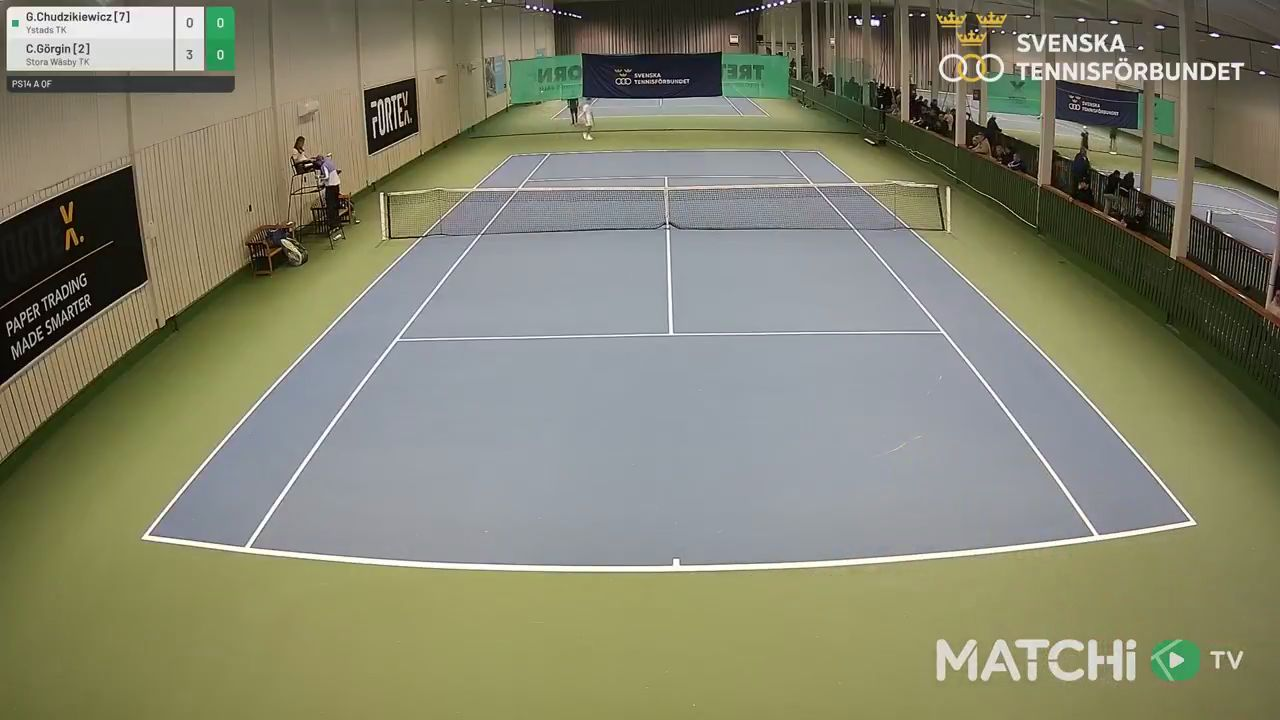
#> input picture ml_pipeline/fixtures_calib/indoor_matchi_0.jpg, 1280 x 720 px; its folder holds 4 pictures in this run
$ python bench_calib.py
#> lines starting #> are read from the running program, lines starting #| are printed output that depends on the picture
### ml_pipeline/court_detector.py
"""
CourtDetector — CNN for 14 tennis court keypoints + homography.
Uses the yastrebksv/TennisCourtDetector architecture (TrackNet-style encoder-decoder).
Runs every COURT_DETECTION_INTERVAL frames; returns cached result between runs.
Falls back to Hough line detection if confidence is below threshold.
"""

import logging
import numpy as np
import cv2
import torch
import torch.nn as nn
from dataclasses import dataclass
from typing import Optional

from ml_pipeline.camera_calibration import (
    CalibrationResult,
    evaluate_calibration,
    fit_calibration,
    project_metres_to_pixel,
    project_pixel_to_metres,
)

logger = logging.getLogger(__name__)

from ml_pipeline.config import (
    COURT_DETECTOR_WEIGHTS,
    COURT_NUM_KEYPOINTS,
    COURT_DETECTION_INTERVAL,
    COURT_CALIBRATION_FRAMES,
    COURT_CONFIDENCE_THRESHOLD,
    COURT_REFERENCE_KEYPOINTS,
    COURT_LENGTH_M,
    COURT_WIDTH_DOUBLES_M,
    COURT_WIDTH_SINGLES_M,
    TRACKNET_INPUT_WIDTH,
    TRACKNET_INPUT_HEIGHT,
    HOUGH_RHO,
    HOUGH_THETA_DIVISOR,
    HOUGH_THRESHOLD,
    HOUGH_MIN_LINE_LENGTH,
    HOUGH_MAX_LINE_GAP,
)

# ── Calibration-lock policy (2026-05-28 frame-selection fix) ────────────────
# Root cause of the silent-degeneracy failure (match 4 / f11eed2c): the lock
# fired at COURT_CALIBRATION_FRAMES on whatever "best" detection existed —
# including an ANY-BEST Hough fabrication — when the opening window was
# unrepresentative (pre-match / setup / panning). The CNN actually nails
# 12-13/14 keypoints seconds later on rally footage. Fix:
#   • lock ONLY on a geometry-VALIDATED, non-degenerate detection
#   • keep sampling the CNN PAST the initial window until we have enough
#     validated observations (or hit the safety ceiling)
#   • never lock an ANY-BEST/Hough detection; fail-loud if the whole search
#     budget yields nothing validated.
COURT_MIN_CALIB_OBS = 12           # validated observations required before the FIRST lock attempt
COURT_LOCK_RETRY_OBS_STEP = 4      # re-attempt the fit only after this many more obs (bounds fit cost)
COURT_LOCK_HARD_CAP_FRAMES = 36000  # safety ceiling (~24 min @25fps) → forced decision / fail-loud
COURT_DEGEN_COND_MAX = 1.0e10      # homography condition-number ceiling (loose backstop)
COURT_DEGEN_CORNER_MARGIN = 0.5    # reprojected court corners may fall at most this×dim outside frame
COURT_DEGEN_MIN_AREA_FRAC = 0.02   # reprojected court quad must cover ≥ this fraction of frame area
# Positive projection self-test (2026-05-29 match-4 fix): a locked calibration
# must actually project a grid of court-region pixels into the court. Catches
# overfit/degenerate fits (clustered obs → piecewise rms~0 → 0% coverage) that
# pass every geometric gate but project nothing — the silent gap that let
# match 4 lock a "VALIDATED" but unusable calibration. Healthy MATCHi/club
# courts project well above this floor; an overfit collapses below it.
COURT_MIN_PROJECTION_COVERAGE = 0.35
# …and the projection must spread across the court, not collapse to a line
# (match 4's piecewise fit landed 80% in-band while pinning every pixel to
# y≈23.77). Robust p90−p10 spans, in court metres. Full court is 10.97×23.77 m;
# these floors admit half-court framings while rejecting a degenerate collapse.
COURT_MIN_PROJECTION_Y_SPAN = 6.0
COURT_MIN_PROJECTION_X_SPAN = 3.0
# Lock the BEST fit, not the first above the floor (2026-05-29 prod-vs-local
# gap: prod locked the first floor-passing fit at 43% coverage while a tighter
# ~86% fit was reachable a few observations later). Keep searching until a fit
# reaches this "great" bar (early-exit), else lock the best-so-far at the cap.
COURT_GREAT_COVERAGE = 0.70


# ── Court keypoint CNN (same ConvBlock arch as TrackNet, different I/O) ─────

class _ConvBlock(nn.Module):
    # [7 lines left out: function __init__, not called in this run]

    def forward(self, x):
        return self.block(x)


class CourtKeypointNet(nn.Module):
    """Same architecture as BallTrackerNet but with 3-channel input (single frame)
    and 15 output channels (14 keypoints + 1 court center)."""

    # [42 lines left out: functions __init__, forward, not called in this run]


# ── Data class ──────────────────────────────────────────────────────────────

@dataclass
class CourtDetection:
    keypoints: np.ndarray             # (14, 2) pixel coordinates
    homography: Optional[np.ndarray]  # 3x3 matrix, pixel→court ref
    confidence: float                 # 0-1, fraction of keypoints detected
    used_fallback: bool


# ── CourtDetector ───────────────────────────────────────────────────────────

class CourtDetector:
    def __init__(self, weights_path: str = COURT_DETECTOR_WEIGHTS, device: str = None):
        self.device = device or ("cuda" if torch.cuda.is_available() else "cpu")
        self.model = self._load_model(weights_path)
        self.ref_keypoints = np.array(COURT_REFERENCE_KEYPOINTS, dtype=np.float32)
        self._last_detection: Optional[CourtDetection] = None
        self._last_good_detection: Optional[CourtDetection] = None  # last with valid homography
        self._detect_interval: int = COURT_DETECTION_INTERVAL
        self._last_frame_idx: int = -COURT_DETECTION_INTERVAL
        # Calibration lock — fixed camera means court geometry is constant.
        # During the first COURT_CALIBRATION_FRAMES frames, run CNN normally
        # and track the best detection (highest inlier count). After that,
        # lock the best and stop re-computing. Eliminates the constant
        # "REJECTED bad scale" cascade and wasted GPU cycles.
        self._locked_detection: Optional[CourtDetection] = None
        self._best_detection: Optional[CourtDetection] = None            # any homography, by inliers
        self._best_validated_detection: Optional[CourtDetection] = None  # homography that passes geometry
        self._best_calibration_inliers: int = 0
        self._best_validated_inliers: int = 0
        self._calibration: Optional[CalibrationResult] = None
        self._calibration_observations: list[np.ndarray] = []
        self._geom_fail_log_count: int = 0
        # next observation count at which to (re)attempt a lock fit — grows by
        # COURT_LOCK_RETRY_OBS_STEP each failed attempt so we don't re-fit every
        # frame while waiting for more/spread observations.
        self._next_lock_attempt_obs: int = COURT_MIN_CALIB_OBS
        # best floor-passing calibration seen across attempts (lock-best, not
        # lock-first): (calibration, detection, coverage, y_span, x_span).
        self._best_lock: Optional[tuple] = None
        self._best_lock_cov: float = -1.0

    # [903 lines left out: functions _load_model, detect, _detect_cnn, _refine_kp, _validate_homography_geometry, _compute_homography and 6 more, not called in this run]

    _coord_log_count = 0

    # [137 lines left out: functions to_court_coords, to_pixel_coords, get_court_corners_pixels, get_court_bbox_pixels, not called in this run]

### ml_pipeline/diag/bench_calib.py
"""bench_calib — court calibration regression harness (2026-05-28).

Offline, deterministic: feeds committed fixture frames (ml_pipeline/
fixtures_calib/) to the real CourtDetector and asserts the frame-selection
+ degeneracy-gate fix (G + B) behaves correctly per camera class:

  • indoor_matchi  — wide indoor MATCHi court (bench-equivalent) → must LOCK
                     a VALIDATED detection with a lens calibration.
  • outdoor_club   — match-4 outdoor club rally frames → must LOCK VALIDATED
                     (proves the green/red dawn court calibrates).
  • window_trap    — match-4 OPENING frames only (CNN finds ~0 keypoints) →
                     must NOT lock a degenerate Hough fabrication. This is the
                     regression guard for the actual silent-degeneracy bug.
  • self_heal      — window_trap THEN outdoor_club → must LOCK VALIDATED once
                     rally footage arrives (the production self-heal).

Local-only, like bench_ball / bench_silver — NOT a CI trigger.
Run: python -m ml_pipeline.diag.bench_calib
"""
import os
import sys
import glob
import logging

import cv2

logging.disable(logging.WARNING)
from ml_pipeline.court_detector import CourtDetector

FX = os.path.join(os.path.dirname(__file__), "..", "fixtures_calib")
# Step > COURT_CALIBRATION_FRAMES/ (#frames) so the fed sequence crosses the
# 300-frame window and accumulates >= COURT_MIN_CALIB_OBS observations.
IDX_STEP = 50


def _load(prefix):
#> called with prefix = 'indoor_matchi'
    files = sorted(
        glob.glob(os.path.join(FX, f"{prefix}_*.jpg")),
        key=lambda p: int(p.rsplit("_", 1)[1].split(".")[0]),
    )
    return [cv2.imread(f) for f in files]
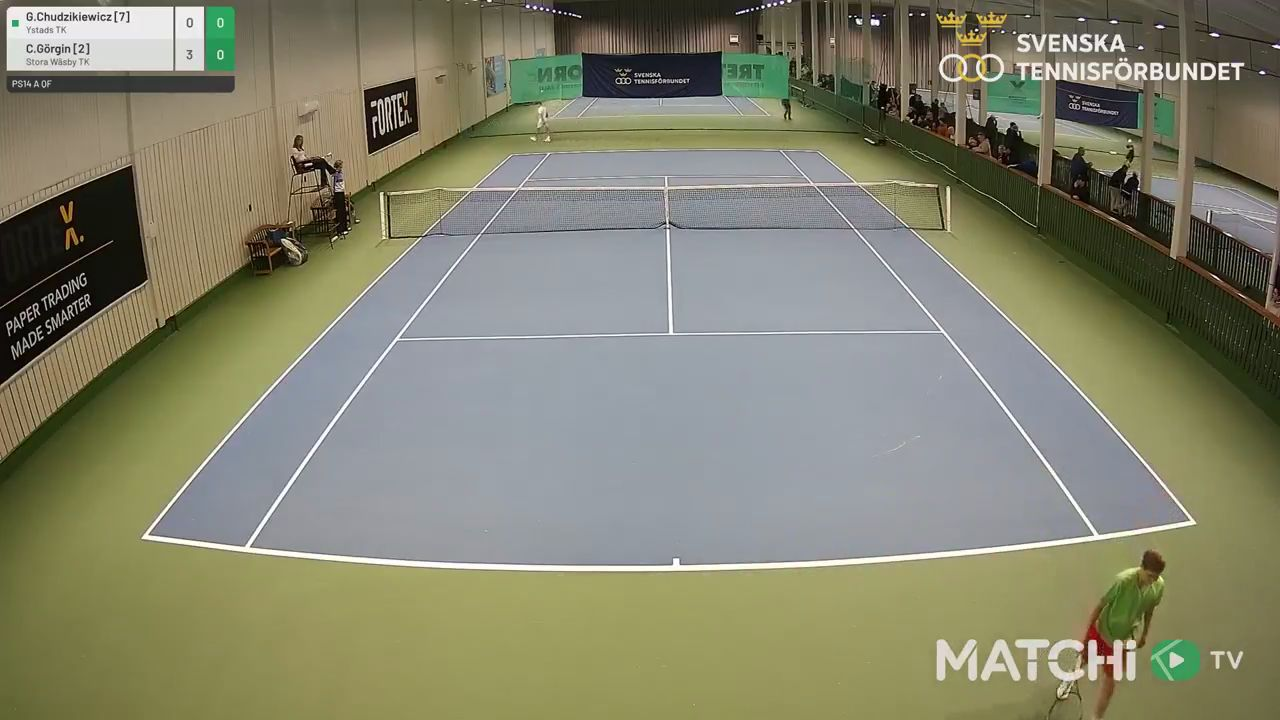
#> input picture ml_pipeline/fixtures_calib/indoor_matchi_1.jpg, 1280 x 720 px
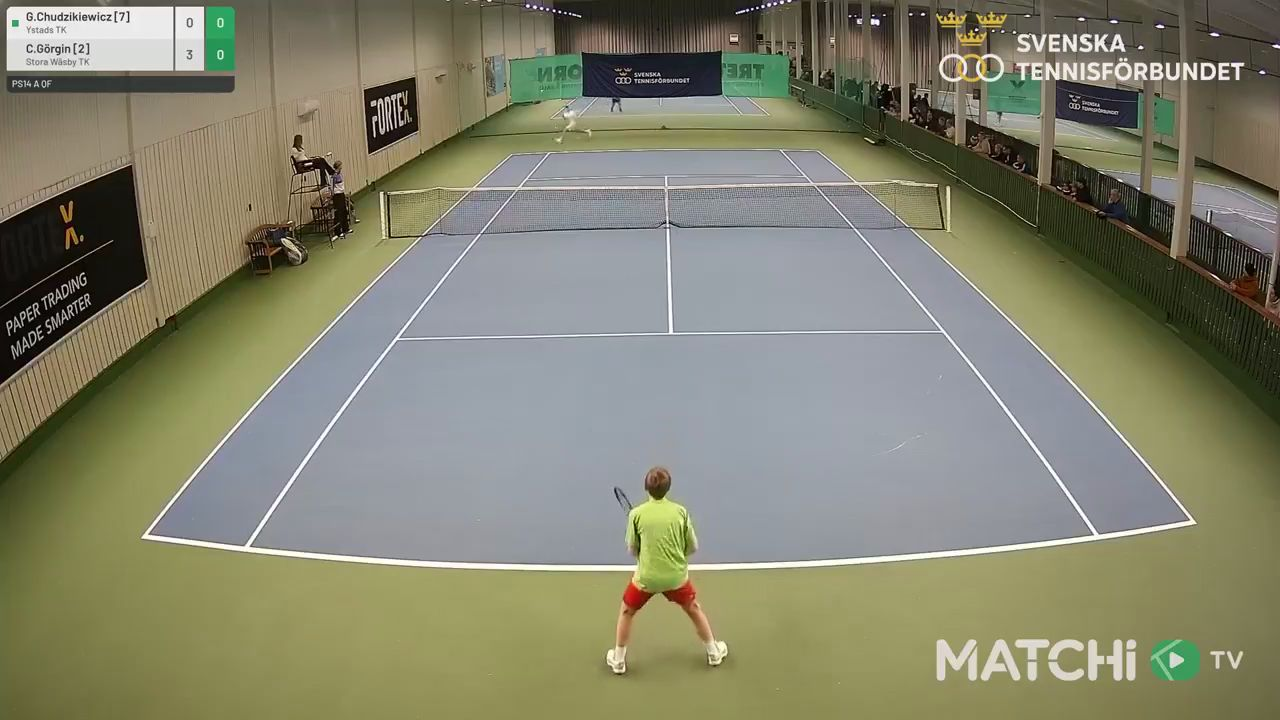
#> input picture ml_pipeline/fixtures_calib/indoor_matchi_10.jpg, 1280 x 720 px
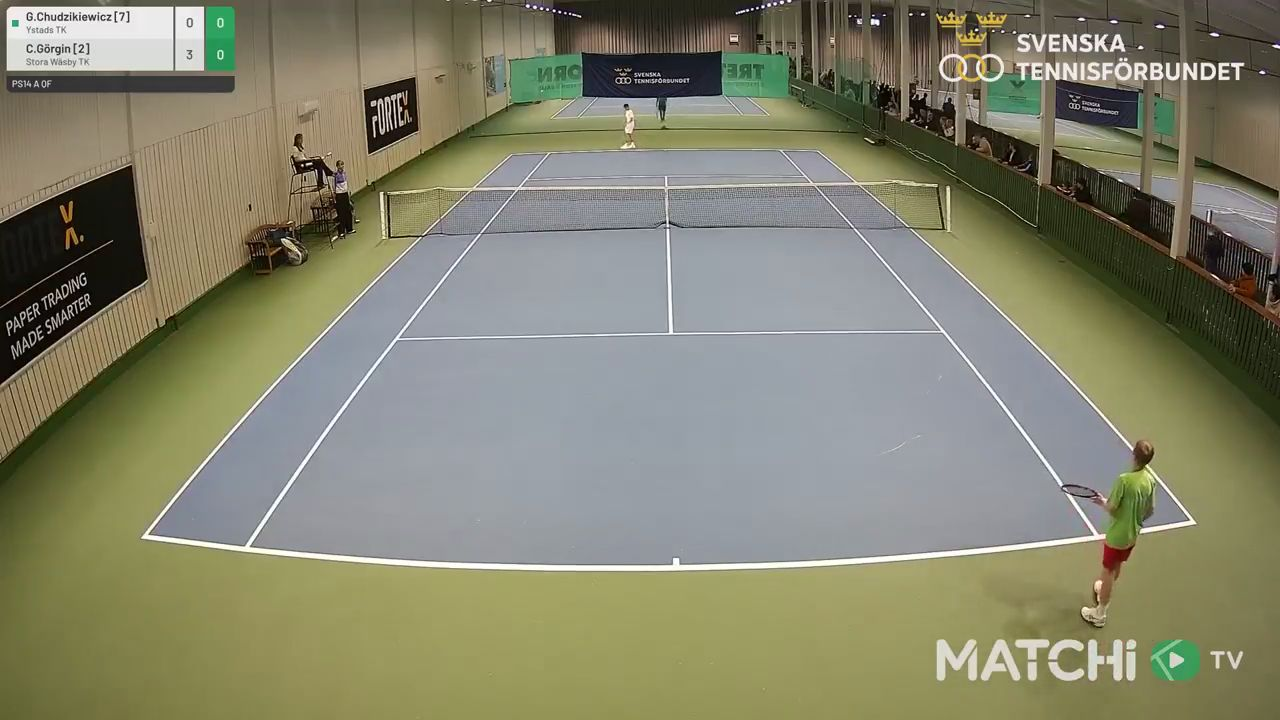
#> input picture ml_pipeline/fixtures_calib/indoor_matchi_11.jpg, 1280 x 720 px


def _run(frames):
    det = CourtDetector()
    raised = False
    for i, img in enumerate(frames):
        if img is None:
            continue
        try:
            det.detect(img, frame_idx=i * IDX_STEP)
        except RuntimeError:
            raised = True  # fail-loud fired (acceptable for a truly-bad sequence)
            break
    locked = det._locked_detection is not None
    cal = None if det._calibration is None else det._calibration.mode
    return det, locked, cal, raised


def main():
    results = []

    det, locked, cal, _ = _run(_load("indoor_matchi"))
    results.append(("indoor_matchi", "LOCK + calibration",
                    locked and det._calibration is not None, f"locked={locked} cal={cal}"))

    det, locked, cal, _ = _run(_load("outdoor_club"))
    results.append(("outdoor_club", "LOCK + calibration",
                    locked and det._calibration is not None, f"locked={locked} cal={cal}"))

    # Opening frames only: must refuse to lock a degenerate detection. Either
    # stays unlocked (keeps searching) — never freezes garbage.
    det, locked, cal, raised = _run(_load("window_trap"))
    results.append(("window_trap", "NO degenerate lock", (not locked),
                    f"locked={locked} best_validated={det._best_validated_detection is not None} raised={raised}"))

    det, locked, cal, _ = _run(_load("window_trap") + _load("outdoor_club"))
    results.append(("self_heal", "LOCK after recovery",
                    locked and det._calibration is not None, f"locked={locked} cal={cal}"))

    print("=== bench_calib  (court calibration regression) ===\n")
    all_ok = True
    for name, check, ok, detail in results:
        all_ok = all_ok and ok
        print(f"  [{'PASS' if ok else 'FAIL'}] {name:14s} {check:22s} {detail}")
    print()
    if not all_ok:
        print("[FAIL] calibration regression detected")
        sys.exit(1)
    print("[OK] calibration behaves correctly across all fixture classes")


if __name__ == "__main__":
    main()
#> (the call stopped at in __init__, `self.device = device or ("cuda" if torch.cuda.is_available() else "cpu")`: torch is not available in this run)
